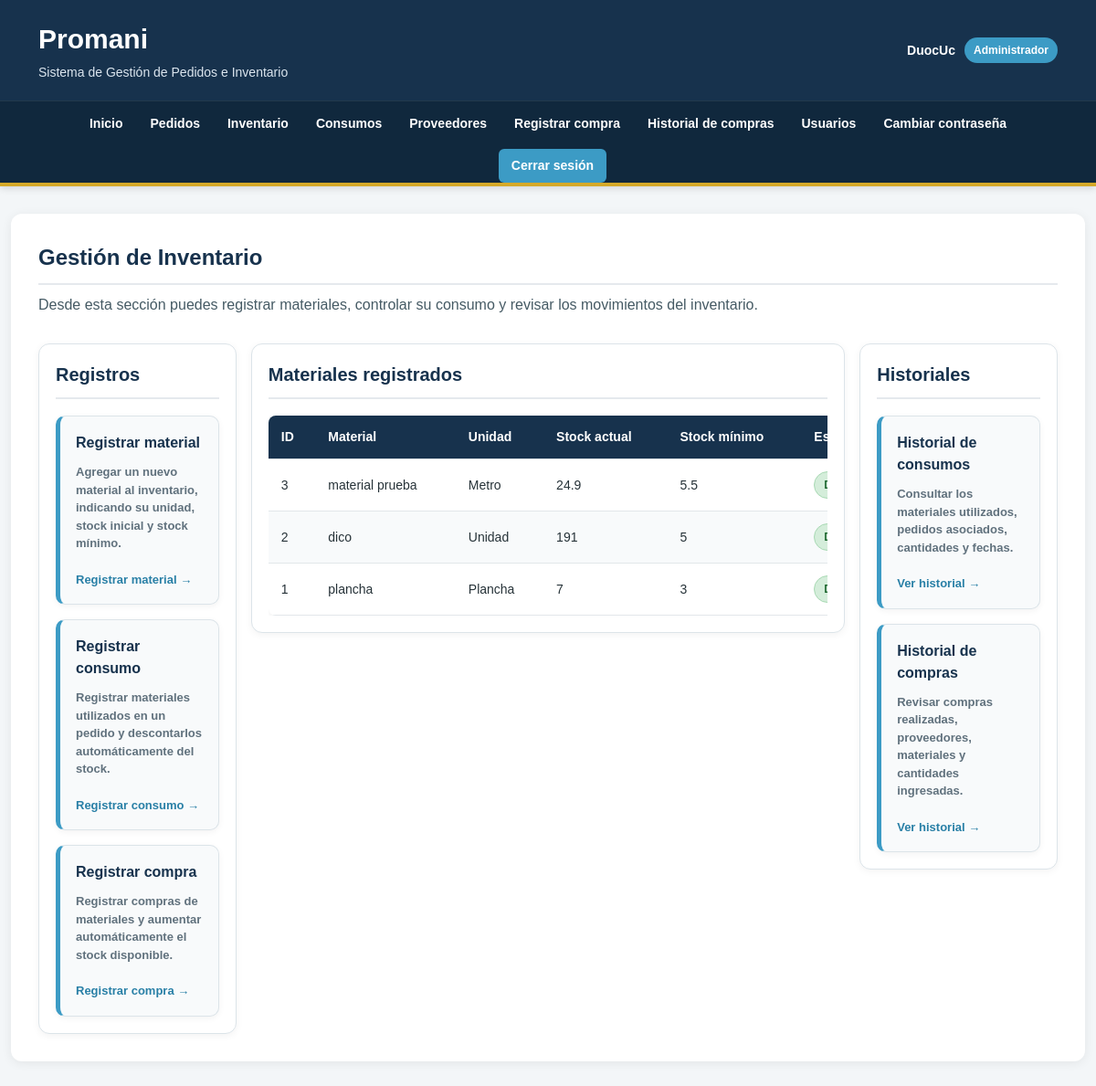
The app's page /inventario (signed in) with its own data.
### tables this page shows
CREATE TABLE materiales (
    id INTEGER PRIMARY KEY AUTOINCREMENT,
    nombre TEXT NOT NULL,
    unidad TEXT NOT NULL,
    stock REAL NOT NULL DEFAULT 0,
    stock_minimo REAL NOT NULL DEFAULT 0
);

### app.py (the view)
@app.route("/inventario")
def inventario():
    conexion = sqlite3.connect("promani.db")
    conexion.row_factory = sqlite3.Row
    materiales_registrados = conexion.execute("""
        SELECT *
        FROM materiales
        ORDER BY id DESC
    """).fetchall()
    conexion.close()
    return render_template(
        "inventario.html",
        materiales=materiales_registrados
    )

### app.py (called while the page is built)
@app.before_request
def proteger_sistema():
    rutas_publicas = [
        "login",
        "static"
    ]
    rutas_administrador = [
        "proveedores",
        "nuevo_proveedor",
        "nueva_compra",
        "compras",
        "usuarios",
        "nuevo_usuario",
        "editar_usuario",
        "eliminar_usuario",
        "restablecer_contrasena"
    ]
    if request.endpoint not in rutas_publicas:
        if "usuario_id" not in session:
            return redirect(url_for("login"))
    if request.endpoint in rutas_administrador:
        if session.get("rol") != "administrador":
            return redirect(url_for("inicio"))

### templates/inventario.html (shortened to what this page needs)
{% extends "base.html" %}
{% block content %}
    <div class="inventario-contenedor">
        <section class="inventario-encabezado">
            <h2>
                Gestión de Inventario
            </h2>
            <p>
                Desde esta sección puedes registrar materiales,
                controlar su consumo y revisar los movimientos del inventario.
            </p>
        </section>
        <section class="inventario-layout">
            <aside class="inventario-panel inventario-lateral">
                <h3 class="titulo-panel-inventario">
                    Registros
                </h3>
                <div class="inventario-tarjetas">
                    <a
                        href="/nuevo-material"
                        class="acceso-card inventario-card"
                    >
                        <div class="acceso-contenido">
                            <h3>
                                Registrar material
                            </h3>
                            <p>
                                Agregar un nuevo material al inventario,
                                indicando su unidad, stock inicial y stock mínimo.
                            </p>
                        </div>
                        <span class="acceso-ir">
                            Registrar material →
                        </span>
                    </a>
                    <a
                        href="/nuevo-consumo"
                        class="acceso-card inventario-card"
                    >
                        <div class="acceso-contenido">
                            <h3>
                                Registrar consumo
                            </h3>
                            <p>
                                Registrar materiales utilizados en un pedido
                                y descontarlos automáticamente del stock.
                            </p>
                        </div>
                        <span class="acceso-ir">
                            Registrar consumo →
                        </span>
                    </a>
                    {% if session["rol"] == "administrador" %}
                        <a
                            href="/nueva-compra"
                            class="acceso-card inventario-card"
                        >
                            <div class="acceso-contenido">
                                <h3>
                                    Registrar compra
                                </h3>
                                <p>
                                    Registrar compras de materiales
                                    y aumentar automáticamente el stock disponible.
                                </p>
                            </div>
                            <span class="acceso-ir">
                                Registrar compra →
                            </span>
                        </a>
                    {% endif %}
                </div>
            </aside>
            <section class="inventario-panel inventario-central">
                <h3 class="titulo-panel-inventario">
                    Materiales registrados
                </h3>
                {% if materiales %}
                    <div class="tabla-inventario">
                        <table>
                            <thead>
                                <tr>
                                    <th>ID</th>
                                    <th>Material</th>
                                    <th>Unidad</th>
                                    <th>Stock actual</th>
                                    <th>Stock mínimo</th>
                                    <th>Estado</th>
                                </tr>
                            </thead>
                            <tbody>
                                {% for material in materiales %}
                                    <tr>
                                        <td>
                                            {{ material["id"] }}
                                        </td>
                                        <td>
                                            {{ material["nombre"] }}
                                        </td>
                                        <td>
                                            {{ material["unidad"] }}
                                        </td>
                                        <td>
                                            {% if material["stock"] % 1 == 0 %}
                                                {{ material["stock"] | int }}
                                            {% else %}
                                                {{ material["stock"] }}
                                            {% endif %}
                                        </td>
                                        <td>
                                            {% if material["stock_minimo"] % 1 == 0 %}
                                                {{ material["stock_minimo"] | int }}
                                            {% else %}
                                                {{ material["stock_minimo"] }}
                                            {% endif %}
                                        </td>
                                        <td>
                                            {% if material["stock"] <= material["stock_minimo"] %}
                                                <span class="estado estado-atrasado">
                                                    Stock bajo
                                                </span>
                                            {% else %}
                                                <span class="estado estado-terminado">
                                                </span>
                                            {% endif %}
                                        </td>
                                    </tr>
                                {% endfor %}
                            </tbody>
                        </table>
                    </div>
                {% else %}
                    <p>
                        Aún no existen materiales registrados.
                    </p>
                {% endif %}
            </section>
            <aside class="inventario-panel inventario-lateral">
                <h3 class="titulo-panel-inventario">
                    Historiales
                </h3>
                <div class="inventario-tarjetas">
                    <a
                        href="/consumos"
                        class="acceso-card inventario-card"
                    >
                        <div class="acceso-contenido">
                            <h3>
                                Historial de consumos
                            </h3>
                            <p>
                                Consultar los materiales utilizados,
                                pedidos asociados, cantidades y fechas.
                            </p>
                        </div>
                        <span class="acceso-ir">
                            Ver historial →
                        </span>
                    </a>
                    {% if session["rol"] == "administrador" %}
                        <a
                            href="/compras"
                            class="acceso-card inventario-card"
                        >
                            <div class="acceso-contenido">
                                <h3>
                                    Historial de compras
                                </h3>
                                <p>
                                    Revisar compras realizadas,
                                    proveedores, materiales y cantidades ingresadas.
                                </p>
                            </div>
                            <span class="acceso-ir">
                                Ver historial →
                            </span>
                        </a>
                    {% endif %}
                </div>
            </aside>
        </section>
    </div>
{% endblock %}

### static/style.css (style rules this page uses)
* { box-sizing: border-box; }
html { scroll-behavior: smooth; }
body { margin: 0; font-family: Arial, Helvetica, sans-serif; background-color: #f3f6f8; color: #263238; line-height: 1.5; }
main h2 { color: #17324d; margin-top: 0; margin-bottom: 20px; padding-bottom: 10px; border-bottom: 2px solid #e5e9ed; }
main h3 { color: #17324d; }
main p { color: #455a64; }
main a { display: inline-block; background-color: #3c9bc5; color: white; padding: 9px 16px; border-radius: 6px; text-decoration: none; font-weight: 600; transition: 0.2s; }
main .acceso-card { min-height: 180px; display: flex; flex-direction: column; justify-content: space-between; padding: 22px; background-color: #f8fafb; color: #263238; border: 1px solid #dce4e9; border-left: 5px solid #3c9bc5; border-radius: 10px; text-decoration: none; box-shadow: 0 2px 7px rgba(0, 0, 0, 0.05); transition: 0.2s; }
.acceso-contenido h3 { margin: 0 0 10px; color: #17324d; font-size: 18px; }
.acceso-contenido p { margin: 0; color: #60717d; font-size: 14px; line-height: 1.5; }
.acceso-ir { display: block; margin-top: 20px; color: #287fa6; font-size: 14px; font-weight: 700; }
.inventario-contenedor { width: 100%; }
.inventario-encabezado { margin-bottom: 30px; }
.inventario-encabezado h2 { margin-bottom: 10px; }
.inventario-encabezado p { margin: 0; }
.inventario-layout { display: grid; grid-template-columns: minmax(220px, 0.75fr) minmax(700px, 3fr) minmax(220px, 0.75fr); gap: 16px; align-items: start; }
.inventario-panel { min-width: 0; background-color: white; border: 1px solid #dce4e9; border-radius: 12px; padding: 18px; box-shadow: 0 2px 8px rgba(0, 0, 0, 0.05); }
.titulo-panel-inventario { margin: 0 0 18px; padding-bottom: 10px; border-bottom: 2px solid #e5e9ed; font-size: 20px; }
.inventario-tarjetas { display: flex; flex-direction: column; gap: 16px; }
main .inventario-card { width: 100%; min-height: 150px; padding: 17px; }
.inventario-card .acceso-contenido h3 { font-size: 16px; }
.inventario-card .acceso-contenido p { font-size: 13px; }
.inventario-card .acceso-ir { font-size: 13px; }
.tabla-inventario { width: 100%; overflow-x: auto; }
.tabla-inventario table { width: 100%; min-width: 720px; margin-top: 0; }
.estado { display: inline-block; padding: 5px 10px; border-radius: 20px; font-size: 12px; font-weight: 700; white-space: nowrap; }
.estado-terminado { background-color: #d4edda; color: #246b35; border: 1px solid #a8d9b3; }
table { width: 100%; border-collapse: collapse; margin-top: 25px; background-color: white; border-radius: 8px; overflow: hidden; box-shadow: 0 2px 8px rgba(0, 0, 0, 0.06); }
thead { background-color: #17324d; color: white; }
th, td { padding: 13px 14px; text-align: left; border-bottom: 1px solid #e2e7ea; }
th { font-size: 14px; font-weight: 600; }
td { font-size: 14px; }
tbody tr:nth-child(even) { background-color: #f8fafb; }
@media (max-width: 1350px) { .inventario-layout { grid-template-columns: minmax(210px, 0.8fr) minmax(580px, 2.4fr) minmax(210px, 0.8fr); } }

### records on screen
materiales: id "3", nombre "material prueba", unidad "Metro", stock "24.9", stock_minimo "5.5"
materiales: id "2", nombre "dico", unidad "Unidad", stock "191", stock_minimo "5"
materiales: id "1", nombre "plancha", unidad "Plancha", stock "7", stock_minimo "3"

### other values on screen
{{ session["usuario"] }} "DuocUc"
{{ session["rol"] }} "Administrador"
